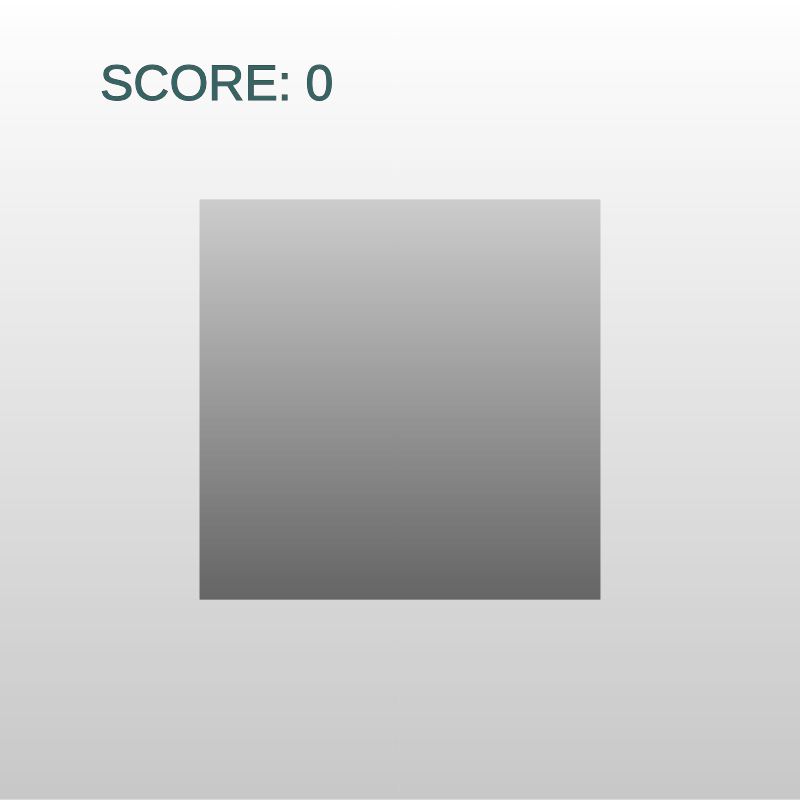
Frame 1 (no input)
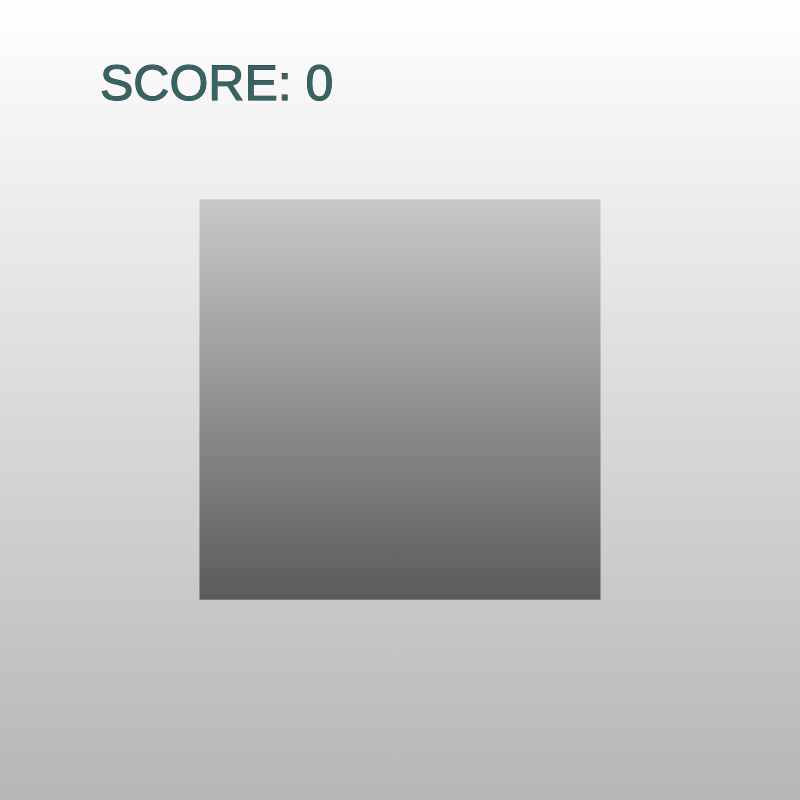
Frame 60 (no input)
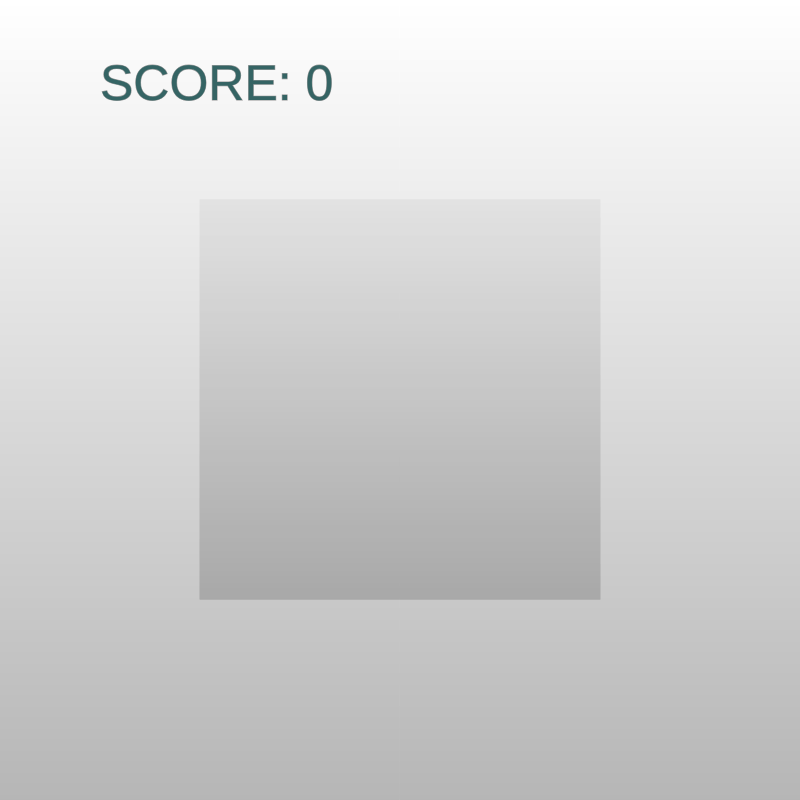
Frame 120 (the mouse pressed at the canvas centre since frame 60)

The p5.js sketch that drew these frames (run headless with seeded random() and noise() and a simulated clock; from frame 60 on, the mouse is pressed at the canvas centre):

// p5.js sketch
// ── sketch.js
let c1;
let c2;
let cnv;
let score = 0;
let clrs = [];
let sz = 50;
function setup() {
  cnv = createCanvas(800, 800);
  let cx = (windowWidth - cnv.width) / 2;
  let cy = (windowHeight - cnv.height) / 2;
  cnv.position(cx, cy);
  rectMode(CENTER);
  noStroke();

  // Use the HSB color mode.
  //colorMode(HSB, 360, 100, 100);
  setgrad();
}

function setgrad() {
  c1 = 255;
  c2 = random(255);
}

function draw() {
  //background(c2, 100, 100);
  // draw background gradient
  let cc1 = color(c1);
  let cc2 = color(c2);
  for (let y = 0; y < height; y++) {
    let inter = map(y, 0, height, 0, 1);
    let c = lerpColor(cc1, cc2, inter);
    stroke(c);
    line(0, y, width, y);
  }

  let h = map(mouseX, 0, width, 0, 255);
  let ch = color(h);

  stroke(ch);

  // Draw gradient box
  for (let y = height / 4; y < height - height / 4; y++) {
    let inter = map(y, 0, height, 0, 1);
    let c = lerpColor(cc1, ch, inter);
    stroke(c);
    line(width / 4, y, width - width / 4, y);
  }
  //rect(width / 2, height / 2, width / 2, height / 2);
  fill((c2 + 127) % 256, 100, 100); // fill of score is set 180 degrees awy
  //fill(0, 100, 100);
  textSize(50);
  text("SCORE: " + score, 100, 100);
  //text(pgrad + " " + ph, 100, 160);
  if (floor(c2) === floor(h)) {
    score++;
    clrs.push(c2);
    setgrad();
  }
  for (let i = 0; i < clrs.length; i++) {
    stroke(0);
    fill(clrs[i]);
    let y = (i * sz) / 2;
    rect(width - sz, y, sz, sz / 2);
  }
}

// ── style.css
html, body {
    height: 100%; /* Ensure the gradient covers the full viewport */
    margin: 0;    /* Remove default margin */
  }
  
  body {
    background: linear-gradient(
      to top,     /* Gradient direction */
      white,      /* Light color at the bottom */
      black       /* Dark color at the top */
    );
  }
  
